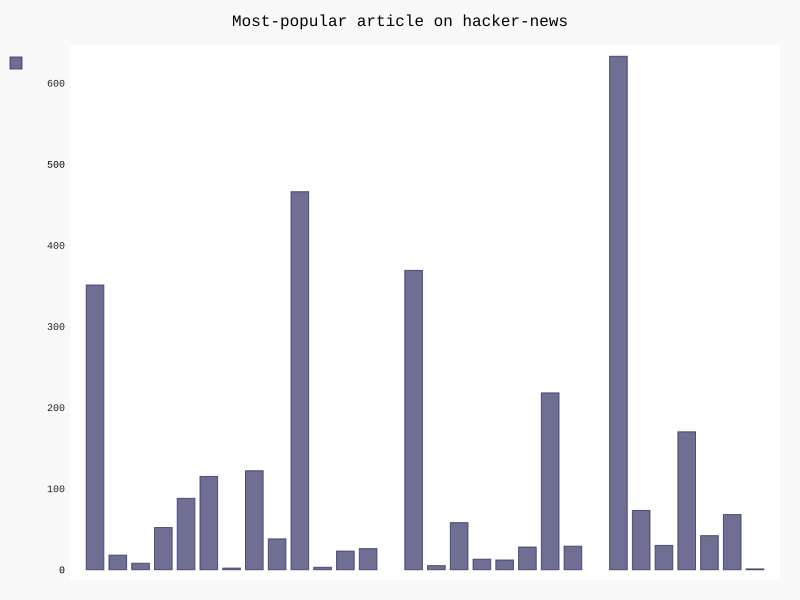

The script that drew this image:
import pygal
from pygal.style import LightenStyle as LS
import requests
from operator import itemgetter


url = 'https://hacker-news.firebaseio.com/v0/topstories.json'
r = requests.get(url)
print("Status code:", r.status_code)
submission_ids = r.json()
submission_dicts = []
for submission_id in submission_ids[:30]:
    url = ('https://hacker-news.firebaseio.com/v0/item/' + str(submission_id) + '.json')
    submission_r = requests.get(url)  # 对于每篇文章都执行一个API调用
    # print(submission_r.status_code)   检查status code,为节省运行时间这里不检查了
    response_dict = submission_r.json()  # 转换为Python字典
    submission_dict = {
        'label': response_dict['title'],
        'xlink': 'http://news.ycombinator.com/item?id=' + str(submission_id),  # 到其讨论页面的链接
        'value': response_dict.get('descendants', 0),  # get方法当字典的键存在，返回其值，不存在返回指定的值
    }
    submission_dicts.append(submission_dict)
# 对submiss dicts进行排序，使用模块operator中的函数， 从所在列表的每个字典中提取与comments相关的值
#submission_dicts = sorted(submission_dicts, key=itemgetter('comments'), reverse=True)
my_style = LS('#333366')
chart = pygal.Bar(style=my_style, x_label_rotation=45, show_leged=False, truncate_label=15, show_y_guides=False)
chart.title = 'Most-popular article on hacker-news'
chart.add('', submission_dicts)
chart.render_to_file('hn_submissions.svg')
